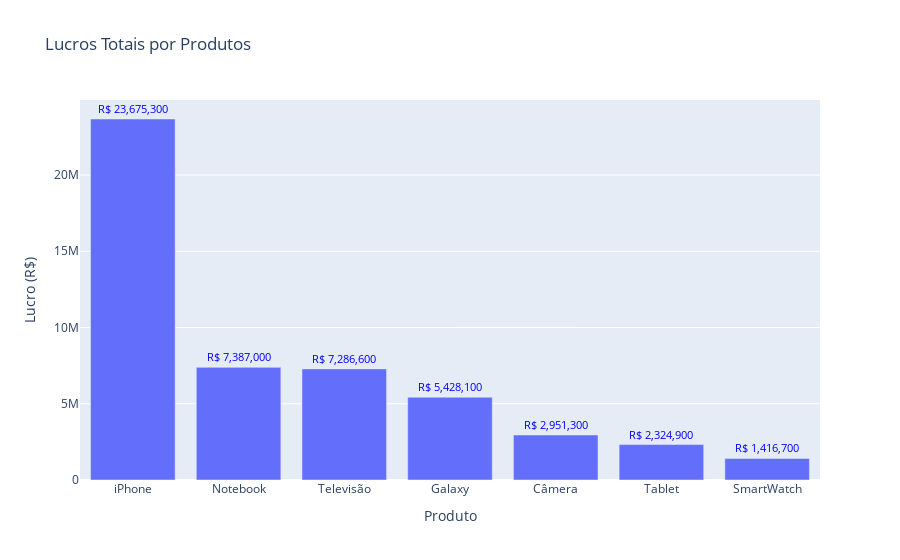

Notebook source saved alongside this figure:
### Markdown cell above
Quais produtos são mais lucrativos?

### Code cell
lucros_produtos = base.groupby('Produto')['Lucro'].sum().sort_values(ascending=False)
print(lucros_produtos)

ax = lucros_produtos.reset_index()

fig = px.bar(ax, x="Produto", y="Lucro", title='Lucros Totais por Produtos',
           labels={'Produto': 'Produto', 'Lucro': 'Lucro (R$)'},
           hover_data={'Lucro': ':.2f'})

fig.update_traces(text=ax['Lucro'].map('R$ {:,.0f}'.format), 
                  textposition='outside',
                  textfont_color='blue',
                  textfont_size=11)

fig.show()

### Figure 1 — Plotly figure (JSON) as saved in the notebook; plotly's stock layout.template omitted (floating-point values rounded to 4 significant figures)
{"data": [{"alignmentgroup": "True", "hovertemplate": "Produto=%{x}<br>Lucro (R$)=%{y:.2f}<extra></extra>", "legendgroup": "", "marker": {"color": "#636efa", "pattern": {"shape": ""}}, "name": "", "offsetgroup": "", "orientation": "v", "showlegend": false, "text": ["R$ 23,675,300", "R$ 7,387,000", "R$ 7,286,600", "R$ 5,428,100", "R$ 2,951,300", "R$ 2,324,900", "R$ 1,416,700"], "textfont": {"color": "blue", "size": 11}, "textposition": "outside", "type": "bar", "x": ["iPhone", "Notebook", "Televisão", "Galaxy", "Câmera", "Tablet", "SmartWatch"], "xaxis": "x", "y": [23675300, 7387000, 7286600, 5428100, 2951300, 2324900, 1416700], "yaxis": "y"}], "layout": {"barmode": "relative", "legend": {"tracegroupgap": 0}, "title": {"text": "Lucros Totais por Produtos"}, "xaxis": {"anchor": "y", "domain": [0, 1], "title": {"text": "Produto"}}, "yaxis": {"anchor": "x", "domain": [0, 1], "title": {"text": "Lucro (R$)"}}}}
